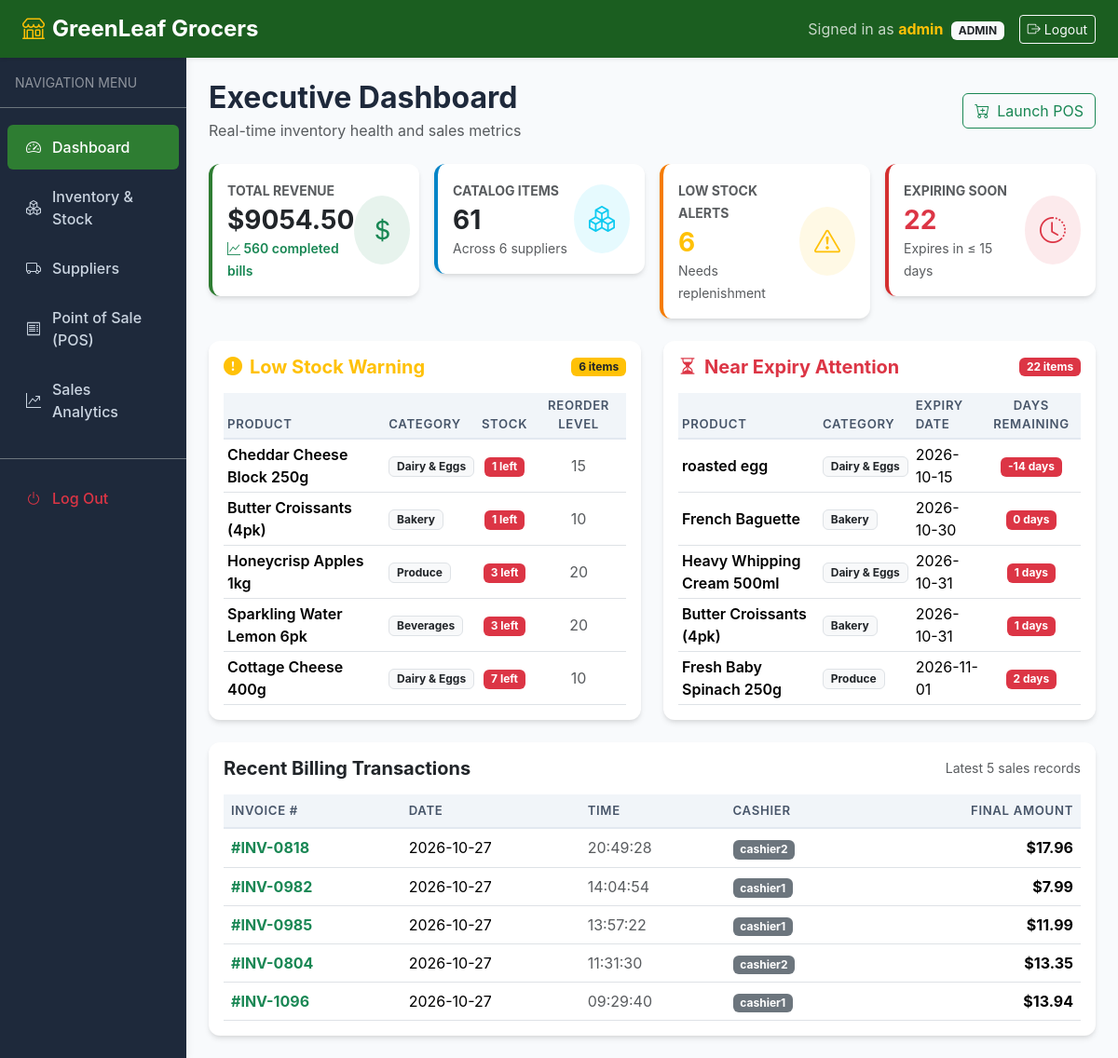
The app's page /dashboard (signed in), older data.
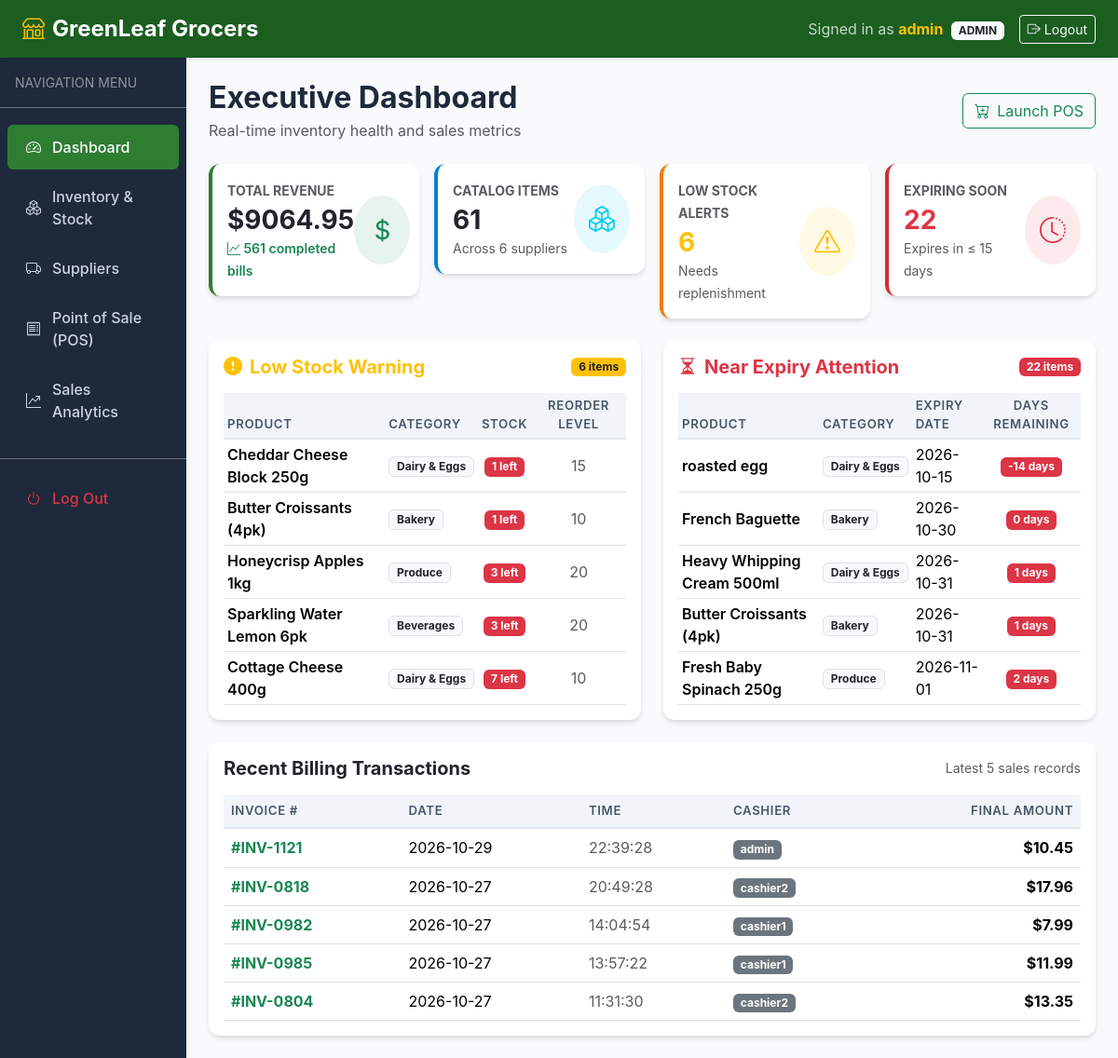
The same page, newer data.
### tables this page shows
CREATE TABLE products (
    product_id INTEGER PRIMARY KEY AUTOINCREMENT,
    name TEXT NOT NULL,
    category TEXT NOT NULL,
    unit_price REAL NOT NULL CHECK(unit_price >= 0),
    stock_qty INTEGER NOT NULL DEFAULT 0 CHECK(stock_qty >= 0),
    reorder_level INTEGER NOT NULL DEFAULT 10 CHECK(reorder_level >= 0),
    expiry_date DATE NOT NULL,
    supplier_id INTEGER REFERENCES suppliers(supplier_id) ON DELETE SET NULL,
    created_at TIMESTAMP DEFAULT CURRENT_TIMESTAMP
);

CREATE TABLE sales (
    sale_id INTEGER PRIMARY KEY AUTOINCREMENT,
    sale_date DATE NOT NULL,
    sale_time TIME NOT NULL,
    user_id INTEGER NOT NULL REFERENCES users(user_id),
    total_amount REAL NOT NULL CHECK(total_amount >= 0),
    discount REAL NOT NULL DEFAULT 0.0 CHECK(discount >= 0),
    final_amount REAL NOT NULL CHECK(final_amount >= 0),
    created_at TIMESTAMP DEFAULT CURRENT_TIMESTAMP
);

CREATE TABLE users (
    user_id INTEGER PRIMARY KEY AUTOINCREMENT,
    username TEXT UNIQUE NOT NULL,
    password_hash TEXT NOT NULL,
    role TEXT NOT NULL CHECK(role IN ('admin', 'cashier')),
    created_at TIMESTAMP DEFAULT CURRENT_TIMESTAMP
);

### app/routes/main.py (the view)
@main_bp.route("/dashboard")
@admin_required
def dashboard():
    conn = get_db_connection()
    try:
        total_products = conn.execute("SELECT COUNT(*) FROM products").fetchone()[0]
        total_suppliers = conn.execute("SELECT COUNT(*) FROM suppliers").fetchone()[0]
        total_sales = conn.execute("SELECT COUNT(*) FROM sales").fetchone()[0]
        total_revenue = conn.execute("SELECT COALESCE(SUM(final_amount), 0.0) FROM sales").fetchone()[0]
        low_stock_items = Product.get_low_stock()
        near_expiry_items = Product.get_near_expiry(days=15)
        recent_sales = conn.execute(
            """
            SELECT s.sale_id, s.sale_date, s.sale_time, s.final_amount, u.username as cashier
            FROM sales s
            JOIN users u ON s.user_id = u.user_id
            ORDER BY s.sale_date DESC, s.sale_time DESC
            LIMIT 5
            """
        ).fetchall()
        stats = {
            "total_products": total_products,
            "total_suppliers": total_suppliers,
            "total_sales": total_sales,
            "total_revenue": round(total_revenue, 2),
            "low_stock_count": len(low_stock_items),
            "near_expiry_count": len(near_expiry_items),
            "low_stock_items": low_stock_items[:5],
            "near_expiry_items": near_expiry_items[:5],
            "recent_sales": [dict(r) for r in recent_sales]
        }
    finally:
        conn.close()
    return render_template("dashboard.html", stats=stats)

### app/templates/dashboard.html (shortened to what this page needs)
{% extends "base.html" %}
{% block content %}
<div class="d-flex justify-content-between align-items-center mb-4">
    <div>
        <h2 class="fw-bold mb-1">Executive Dashboard</h2>
        <p class="text-muted mb-0">Real-time inventory health and sales metrics</p>
    </div>
    <div class="d-flex gap-2">
        <a href="{{ url_for('main.billing_home') }}" class="btn btn-outline-success d-flex align-items-center gap-2">
            <i class="bi bi-cart-plus"></i> Launch POS
        </a>
    </div>
</div>
<div class="row g-3 mb-4">
    <div class="col-sm-6 col-xl-3">
        <div class="card stat-card p-3">
            <div class="d-flex justify-content-between align-items-center">
                <div>
                    <span class="text-muted small fw-bold">TOTAL REVENUE</span>
                    <h3 class="fw-bold mb-0 mt-1">${{ "%.2f"|format(stats.total_revenue) }}</h3>
                    <span class="text-success small fw-semibold"><i class="bi bi-graph-up"></i> {{ stats.total_sales }} completed bills</span>
                </div>
                <div class="bg-success bg-opacity-10 text-success p-3 rounded-circle">
                    <i class="bi bi-currency-dollar fs-3"></i>
                </div>
            </div>
        </div>
    </div>
    <div class="col-sm-6 col-xl-3">
        <div class="card stat-card info-card p-3">
            <div class="d-flex justify-content-between align-items-center">
                <div>
                    <span class="text-muted small fw-bold">CATALOG ITEMS</span>
                    <h3 class="fw-bold mb-0 mt-1">{{ stats.total_products }}</h3>
                    <span class="text-muted small">Across {{ stats.total_suppliers }} suppliers</span>
                </div>
                <div class="bg-info bg-opacity-10 text-info p-3 rounded-circle">
                    <i class="bi bi-boxes fs-3"></i>
                </div>
            </div>
        </div>
    </div>
    <div class="col-sm-6 col-xl-3">
        <div class="card stat-card warning-card p-3">
            <div class="d-flex justify-content-between align-items-center">
                <div>
                    <span class="text-muted small fw-bold">LOW STOCK ALERTS</span>
                    <h3 class="fw-bold mb-0 mt-1 text-warning">{{ stats.low_stock_count }}</h3>
                    <span class="text-muted small">Needs replenishment</span>
                </div>
                <div class="bg-warning bg-opacity-10 text-warning p-3 rounded-circle">
                    <i class="bi bi-exclamation-triangle fs-3"></i>
                </div>
            </div>
        </div>
    </div>
    <div class="col-sm-6 col-xl-3">
        <div class="card stat-card danger-card p-3">
            <div class="d-flex justify-content-between align-items-center">
                <div>
                    <span class="text-muted small fw-bold">EXPIRING SOON</span>
                    <h3 class="fw-bold mb-0 mt-1 text-danger">{{ stats.near_expiry_count }}</h3>
                    <span class="text-muted small">Expires in &le; 15 days</span>
                </div>
                <div class="bg-danger bg-opacity-10 text-danger p-3 rounded-circle">
                    <i class="bi bi-clock-history fs-3"></i>
                </div>
            </div>
        </div>
    </div>
</div>
<div class="row g-4 mb-4">
    <div class="col-lg-6">
        <div class="card p-3 h-100">
            <div class="d-flex justify-content-between align-items-center mb-3">
                <h5 class="fw-bold mb-0 text-warning d-flex align-items-center gap-2">
                    <i class="bi bi-exclamation-circle-fill"></i> Low Stock Warning
                </h5>
                <span class="badge bg-warning text-dark">{{ stats.low_stock_count }} items</span>
            </div>
            {% if stats.low_stock_items %}
            <div class="table-responsive">
                <table class="table table-sm align-middle table-hover mb-0">
                    <thead>
                        <tr>
                            <th>Product</th>
                            <th>Category</th>
                            <th class="text-center">Stock</th>
                            <th class="text-center">Reorder Level</th>
                        </tr>
                    </thead>
                    <tbody>
                        {% for item in stats.low_stock_items %}
                        <tr>
                            <td class="fw-semibold">{{ item.name }}</td>
                            <td><span class="badge bg-light text-dark border">{{ item.category }}</span></td>
                            <td class="text-center"><span class="badge bg-danger">{{ item.stock_qty }} left</span></td>
                            <td class="text-center text-muted">{{ item.reorder_level }}</td>
                        </tr>
                        {% endfor %}
                    </tbody>
                </table>
            </div>
            {% else %}
            <div class="text-center py-4 text-muted">
                <i class="bi bi-check-circle text-success fs-1"></i>
                <p class="mt-2 mb-0">All product stock levels are healthy.</p>
            </div>
            {% endif %}
        </div>
    </div>
    <div class="col-lg-6">
        <div class="card p-3 h-100">
            <div class="d-flex justify-content-between align-items-center mb-3">
                <h5 class="fw-bold mb-0 text-danger d-flex align-items-center gap-2">
                    <i class="bi bi-hourglass-split"></i> Near Expiry Attention
                </h5>
                <span class="badge bg-danger">{{ stats.near_expiry_count }} items</span>
            </div>
            {% if stats.near_expiry_items %}
            <div class="table-responsive">
                <table class="table table-sm align-middle table-hover mb-0">
                    <thead>
                        <tr>
                            <th>Product</th>
                            <th>Category</th>
                            <th>Expiry Date</th>
                            <th class="text-center">Days Remaining</th>
                        </tr>
                    </thead>
                    <tbody>
                        {% for item in stats.near_expiry_items %}
                        <tr>
                            <td class="fw-semibold">{{ item.name }}</td>
                            <td><span class="badge bg-light text-dark border">{{ item.category }}</span></td>
                            <td>{{ item.expiry_date }}</td>
                            <td class="text-center">
                                <span class="badge {% if item.days_left <= 7 %}bg-danger{% else %}bg-warning text-dark{% endif %}">
                                    {{ item.days_left }} days
                                </span>
                            </td>
                        </tr>
                        {% endfor %}
                    </tbody>
                </table>
            </div>
            {% else %}
            <div class="text-center py-4 text-muted">
                <i class="bi bi-shield-check text-success fs-1"></i>
                <p class="mt-2 mb-0">No products expiring within the next 15 days.</p>
            </div>
            {% endif %}
        </div>
    </div>
</div>
<div class="card p-3">
    <div class="d-flex justify-content-between align-items-center mb-3">
        <h5 class="fw-bold mb-0">Recent Billing Transactions</h5>
        <span class="text-muted small">Latest 5 sales records</span>
    </div>
    <div class="table-responsive">
        <table class="table table-hover align-middle mb-0">
            <thead>
                <tr>
                    <th>Invoice #</th>
                    <th>Date</th>
                    <th>Time</th>
                    <th>Cashier</th>
                    <th class="text-end">Final Amount</th>
                </tr>
            </thead>
            <tbody>
                {% for sale in stats.recent_sales %}
                <tr>
                    <td class="fw-bold text-success">#INV-{{ "%04d"|format(sale.sale_id) }}</td>
                    <td>{{ sale.sale_date }}</td>
                    <td class="text-muted">{{ sale.sale_time }}</td>
                    <td><span class="badge bg-secondary">{{ sale.cashier }}</span></td>
                    <td class="text-end fw-bold">${{ "%.2f"|format(sale.final_amount) }}</td>
                </tr>
                {% endfor %}
            </tbody>
        </table>
    </div>
</div>
{% endblock %}

### app/templates/base.html (shortened to what this page needs)
<!DOCTYPE html>
<html lang="en">
<head>
    <link href="https://cdn.jsdelivr.net/npm/bootstrap@5.3.3/dist/css/bootstrap.min.css" rel="stylesheet">
    <link rel="stylesheet" href="https://cdn.jsdelivr.net/npm/bootstrap-icons@1.11.3/font/bootstrap-icons.min.css">
    <link rel="stylesheet" href="{{ url_for('static', filename='css/style.css') }}">
</head>
<body>
    <nav class="navbar navbar-expand-lg navbar-dark sticky-top shadow-sm" style="background-color: #1b5e20 !important;">
        <div class="container-fluid px-4">
            <a class="navbar-brand d-flex align-items-center gap-2 fw-bold fs-4" href="{{ url_for('main.index') }}">
                <i class="bi bi-shop text-warning"></i>
                <span>GreenLeaf Grocers</span>
            </a>
            <div class="d-flex align-items-center gap-3">
                {% if is_authenticated %}
                    <div class="text-white d-none d-md-block">
                        <span class="opacity-75">Signed in as</span>
                        <strong class="text-warning">{{ current_username }}</strong>
                        <span class="badge bg-light text-dark ms-1 text-uppercase">{{ current_role }}</span>
                    </div>
                    <a href="{{ url_for('auth.logout') }}" class="btn btn-outline-light btn-sm d-flex align-items-center gap-1">
                        <i class="bi bi-box-arrow-right"></i>
                        <span>Logout</span>
                    </a>
                {% else %}
                    <a href="{{ url_for('auth.login') }}" class="btn btn-warning btn-sm fw-semibold">
                        <i class="bi bi-box-arrow-in-right"></i> Login
                    </a>
                {% endif %}
            </div>
        </div>
    </nav>
    <div class="container-fluid">
        <div class="row">
            {% if is_authenticated %}
            <nav class="col-md-3 col-lg-2 d-md-block sidebar collapse p-0">
                <div class="position-sticky pt-3">
                    <div class="px-3 pb-3 mb-3 border-bottom border-secondary text-white-50 small">
                        NAVIGATION MENU
                    </div>
                    <ul class="nav flex-column">
                        {% if is_admin %}
                        <li class="nav-item">
                            <a class="nav-link {% if request.endpoint == 'main.dashboard' %}active{% endif %}" href="{{ url_for('main.dashboard') }}">
                                <i class="bi bi-speedometer2"></i>
                                <span>Dashboard</span>
                            </a>
                        </li>
                        <li class="nav-item">
                            <a class="nav-link {% if request.endpoint and request.endpoint.startswith('products.') %}active{% endif %}" href="{{ url_for('products.index') }}">
                                <i class="bi bi-boxes"></i>
                                <span>Inventory & Stock</span>
                            </a>
                        </li>
                        <li class="nav-item">
                            <a class="nav-link" href="#" onclick="alert('Suppliers module unlocks on Day 3!')">
                                <i class="bi bi-truck"></i>
                                <span>Suppliers</span>
                            </a>
                        </li>
                        {% endif %}
                        <li class="nav-item">
                            <a class="nav-link {% if request.endpoint == 'main.billing_home' %}active{% endif %}" href="{{ url_for('main.billing_home') }}">
                                <i class="bi bi-receipt"></i>
                                <span>Point of Sale (POS)</span>
                            </a>
                        </li>
                        {% if is_admin %}
                        <li class="nav-item">
                            <a class="nav-link" href="#" onclick="alert('Analytics & Reports unlock on Day 5 and 6!')">
                                <i class="bi bi-graph-up-arrow"></i>
                                <span>Sales Analytics</span>
                            </a>
                        </li>
                        {% endif %}
                        <li class="nav-item mt-4 pt-3 border-top border-secondary">
                            <a class="nav-link text-danger" href="{{ url_for('auth.logout') }}">
                                <i class="bi bi-power"></i>
                                <span>Log Out</span>
                            </a>
                        </li>
                    </ul>
                </div>
            </nav>
            <main class="col-md-9 ms-sm-auto col-lg-10 px-md-4 py-4">
            {% else %}
            <main class="col-12 px-md-4 py-4">
            {% endif %}
                {% block content %}{% endblock %}
            </main>
        </div>
    </div>
</body>
</html>

Row changes from the older to the newer data that the page shows:
no longer on this page (row unchanged): sales: sale_id "1096", sale_date "2026-10-27", sale_time "09:29:40", cashier "cashier1", final_amount "13.94"
added sales: sale_id "1121", sale_date "2026-10-29", sale_time "22:39:28", cashier "admin", final_amount "10.45"
Text that changed along with them:
{{ "%.2f"|format(stats.total_revenue) }}: "9054.50" → "9064.95"
{{ stats.total_sales }}: "560" → "561"
